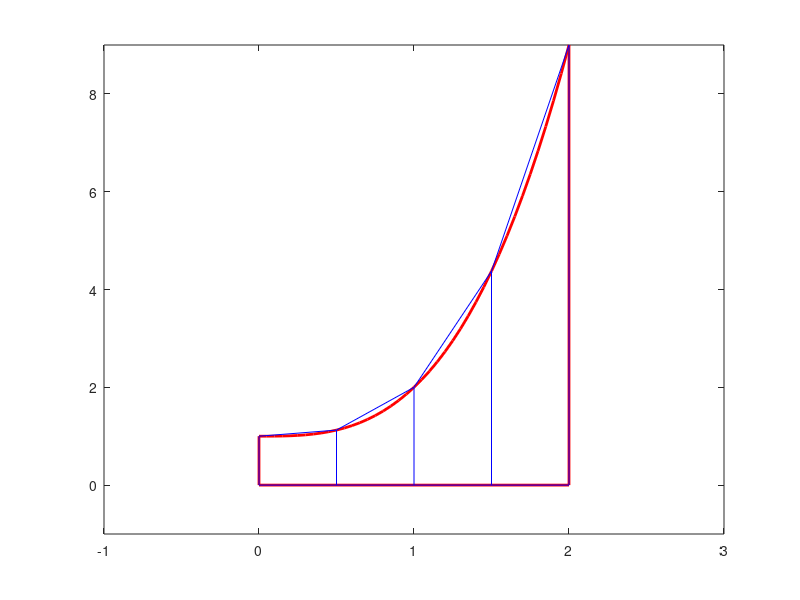

This chart was generated by the following MATLAB code:
clc

a=0;
b=2;
n=4;


X=a:0.05:b;
Y=X.^3+1;
plot(X,Y,"linewidth",2,"color","red")
axis([-1,3,-1,9])
line([X(1),X(1)],[0,Y(1)],"linewidth",2,"color","red");
line([X(length(X)),X(length(X))],[0,Y(length(X))],"linewidth",2,"color","red");
line([X(1),X(length(X))],[0,0],"linewidth",2,"color","red");

V=linspace(a,b,n+1);
U=V.^3+1;
wartosc=trapz(V,U)

line(V,U, "color","blue");

line([V(1),V(n+1)],[0,0], "color","blue");
for i=1:n+1
  line([V(i),V(i)],[0,U(i)], "color","blue");

endfor




